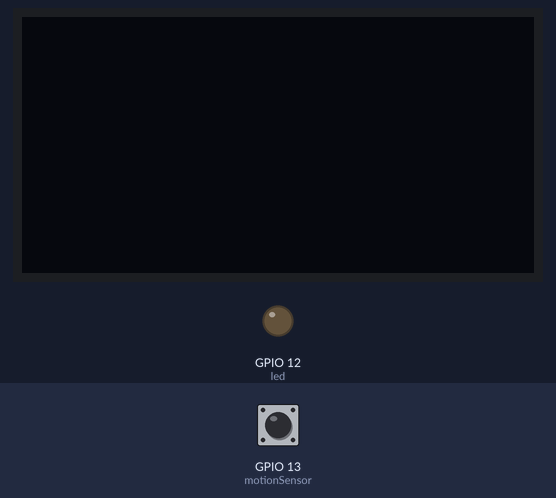
Simulated run of this sketch. Board: ESP8266 (NodeMCU). On the bench: 128×64 one-colour display, output pins drawn as LEDs (lit = HIGH). Inputs (shaded band) come from the test bench; at power-on: GPIO 13 (motionSensor) HIGH. WiFi joins after 1.5 s; servers stay silent unless stated; no MQTT or app messages arrive unless stated; what the sketch prints to the serial monitor is not drawn.

Above: at 2.7 s.
2.8 s: GPIO 13 (motionSensor) pulsed LOW 2 times (0.12 s each, 0.3 s apart)
At 3.2 s:
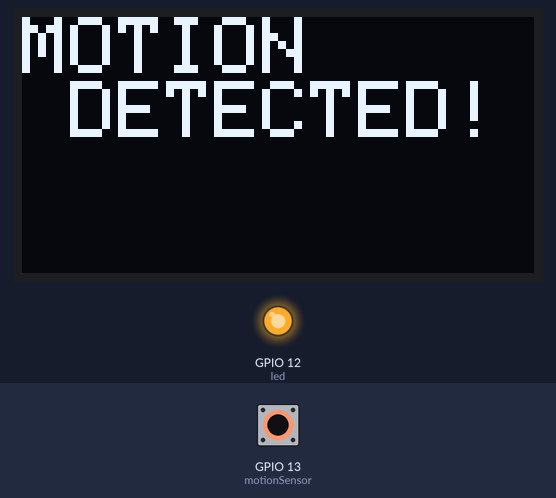
At 14.8 s:
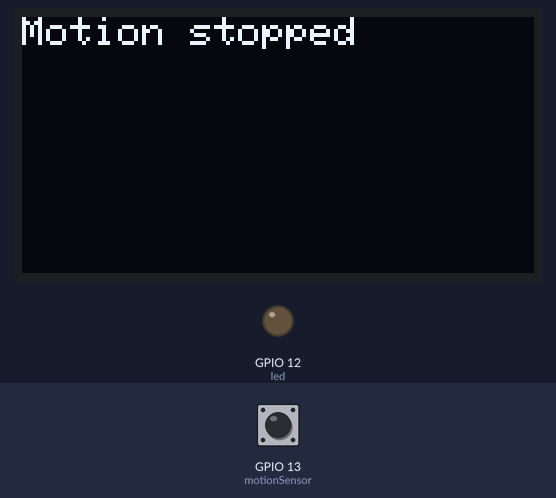
Timing chart, 0 to 15.1 s (numbered marks = the images above; inputs shaded):
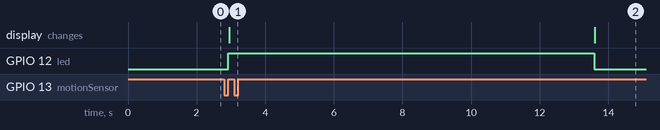

Measured:
- after the input at 2.8 s, GPIO 12 (led): LOW → HIGH after 0.12 s, → LOW 10.7 s later; the display: changes after 0.15 s (image 1)

The sketch:

pir_led_oled_mqtt.ino
```cpp
/*---------------------KRENOVATOR---------------------
  PIR Sensor + LED + OLED Display + MQTT

  Demonstrates on how the PIR sensor works with the LED
  as a triggered component. The sensor is known also as
  motion sensor which will detect any movement within
  the area. Thus, the LED will lights up when the sensor
  detected a movement. Then it will display in OLED LCD
  whether there is a movement or not. The movement can
  be monitored via internet through Adafruit MQTT.

  Get the code at github
  http://bit.ly/PIR_MotionDetection

  by M.Zulsyahmi @krenovator
  October 2018
 */

//fix the time delay for 10 secs
#define timeSeconds 10

/*the library for OLED display*/
#include <SPI.h>
#include <Wire.h>
#include <Adafruit_GFX.h>
#include <Adafruit_SSD1306.h>

// Set GPIOs for LED and PIR Motion Sensor
const int led = 12;           //D6
const int motionSensor = 13;  //D7
int i;                        //the initialize for the function to be read in Adafruit

#define OLED_RESET LED_BUILTIN        //Enable the OLED
Adafruit_SSD1306 display(OLED_RESET); //Use the library

// Timer: Auxiliary variables
unsigned long now = millis();
unsigned long lastTrigger = 0;
boolean startTimer = false;

// Checks if motion was detected, sets LED HIGH and starts a timer
void detectsMovement() {
  display.setTextColor(WHITE);            //set the color of the text
  display.setCursor(0,0);                 //place the text (column,row)
  display.setTextSize(2);                 //text size
  display.print("MOTION \n DETECTED!");
  i  = 1;                                 //call 1 if there is movement
  digitalWrite(led, HIGH);                //LED HIGH(ON)
  startTimer = true;
  lastTrigger = millis();
  display.display();                      //push to display
}

//initialize for the Adafruit codes
#include <ESP8266WiFi.h>
#include "Adafruit_MQTT.h"
#include "Adafruit_MQTT_Client.h"

#if (SSD1306_LCDHEIGHT != 64)   //to declare the pixel of OLED
#error("Height incorrect, please fix Adafruit_SSD1306.h!");   //if got an error, the codes need to be changed
#endif

/************************* WiFi Access Point *********************************/

#define WLAN_SSID       "Your SSID"  //Remote Year / MyEdTech
#define WLAN_PASS       "SSID Password" //RemoteYearKL / myedtechpnt

/************************* Adafruit.io Setup *********************************/

#define AIO_SERVER      "io.adafruit.com"
#define AIO_SERVERPORT  1883                   // use 8883 for SSL
#define AIO_USERNAME    "Your Username"
#define AIO_KEY         "AIO Key"

/************ Global State (you don't need to change this!) ******************/

// Create an ESP8266 WiFiClient class to connect to the MQTT server.
WiFiClient client;
// or... use WiFiFlientSecure for SSL
//WiFiClientSecure client;

// Setup the MQTT client class by passing in the WiFi client and MQTT server and login details.
Adafruit_MQTT_Client mqtt(&client, AIO_SERVER, AIO_SERVERPORT, AIO_USERNAME, AIO_KEY);

/****************************** Feeds ***************************************/

// Setup a feed called 'photocell' for publishing.
// Notice MQTT paths for AIO follow the form: <username>/feeds/<feedname>
Adafruit_MQTT_Publish Motion = Adafruit_MQTT_Publish(&mqtt, AIO_USERNAME "/feeds/your feeds name");

// Setup a feed called 'onoff' for subscribing to changes.
//Adafruit_MQTT_Subscribe onoffbutton = Adafruit_MQTT_Subscribe(&mqtt, AIO_USERNAME "/feeds/onoff");

/*************************** Sketch Code ************************************/

// Bug workaround for Arduino 1.6.6, it seems to need a function declaration
// for some reason (only affects ESP8266, likely an arduino-builder bug).
void MQTT_connect();

void setup() {
  Serial.print("Device Started");

  display.clearDisplay();

  // Serial port for debugging purposes
  Serial.begin(115200);

  display.begin(SSD1306_SWITCHCAPVCC, 0x3C);  // initialize with the I2C addr 0x3D (for the 128x64)

  // PIR Motion Sensor mode INPUT_PULLUP
  pinMode(motionSensor, INPUT_PULLUP);
  // Set motionSensor pin as interrupt, assign interrupt function and set RISING mode
  ICACHE_RAM_ATTR attachInterrupt(digitalPinToInterrupt(motionSensor), detectsMovement, RISING);

  // Set LED to LOW
  pinMode(led, OUTPUT);
  digitalWrite(led, LOW);

  //clear buffer
  display.clearDisplay();

  Serial.println(F("Adafruit MQTT demo"));

  // Connect to WiFi access point.
  Serial.println(); Serial.println();
  Serial.print("Connecting to ");
  Serial.println(WLAN_SSID);

  WiFi.begin(WLAN_SSID, WLAN_PASS);
  while (WiFi.status() != WL_CONNECTED) {
    delay(500);
    Serial.print(".");
  }
  Serial.println();

  Serial.println("WiFi connected");
  Serial.println("IP address: "); Serial.println(WiFi.localIP());

  // Setup MQTT subscription for onoff feed.
  //mqtt.subscribe(&onoffbutton);
}
uint32_t x=0;

void loop() {
  // Ensure the connection to the MQTT server is alive (this will make the first
  // connection and automatically reconnect when disconnected).  See the MQTT_connect
  // function definition further below.
  MQTT_connect();

  // this is our 'wait for incoming subscription packets' busy subloop
  // try to spend your time here

  // Now we can publish stuff!
  Serial.print(F("\nSending photocell val "));
  Serial.print(x);
  Serial.print("...");

/************************ The controlled coding ********************************/

  // Current time
  now = millis();
  // Turn off the LED after the number of seconds defined in the timeSeconds variable
  if(startTimer && (now - lastTrigger > (timeSeconds*1000))) {
    display.setTextColor(WHITE);
    display.setCursor(0,0);
    display.setTextSize(1);
    display.print("Motion stopped");
    i = 0;                                 //call 0 if there is no movement
    digitalWrite(led, LOW);                //LED LOW(OFF)
    startTimer = false;
    display.display();
  }
  display.clearDisplay();

/************************ Condition to publish ********************************/

  if (!Motion.publish(i)) {
    Serial.println(F("Failed"));
  }
  else {
    Serial.println(F("OK!"));
  }

  delay(2000);
  display.clearDisplay();

  // ping the server to keep the mqtt connection alive
  // NOT required if you are publishing once every KEEPALIVE seconds
  /*
  if(! mqtt.ping()) {
    mqtt.disconnect();
  }
  */
}

void MQTT_connect() {
  int8_t ret;

  // Stop if already connected.
  if (mqtt.connected()) {
    return;
  }

  Serial.print("Connecting to MQTT... ");

  uint8_t retries = 3;
  while ((ret = mqtt.connect()) != 0) { // connect will return 0 for connected
       Serial.println(mqtt.connectErrorString(ret));
       Serial.println("Retrying MQTT connection in 5 seconds...");
       mqtt.disconnect();
       delay(5000);  // wait 5 seconds
       retries--;
       if (retries == 0) {
         // basically die and wait for WDT to reset me
         while (1);
       }
  }
  Serial.println("MQTT Connected!");
}
```
